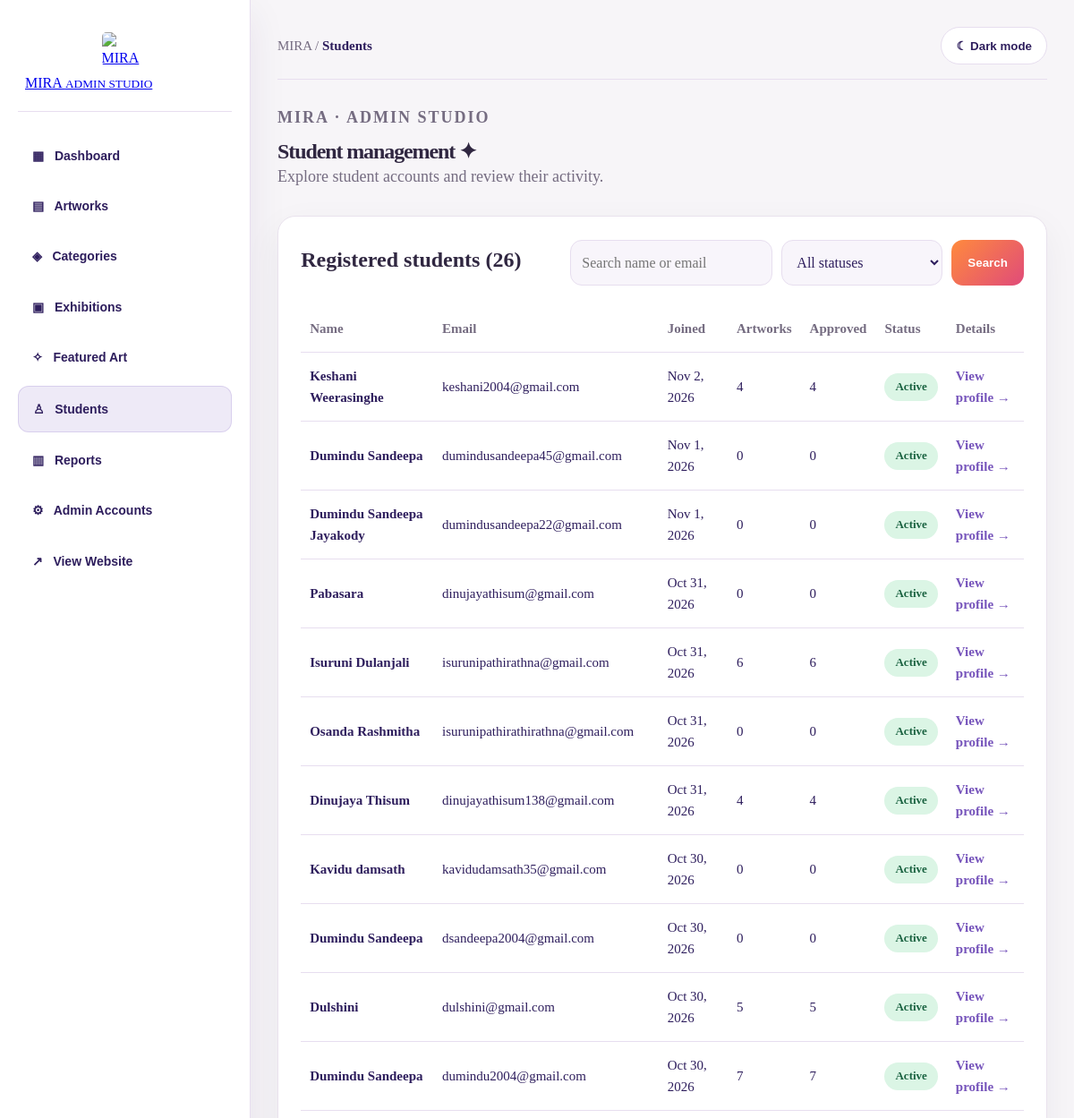
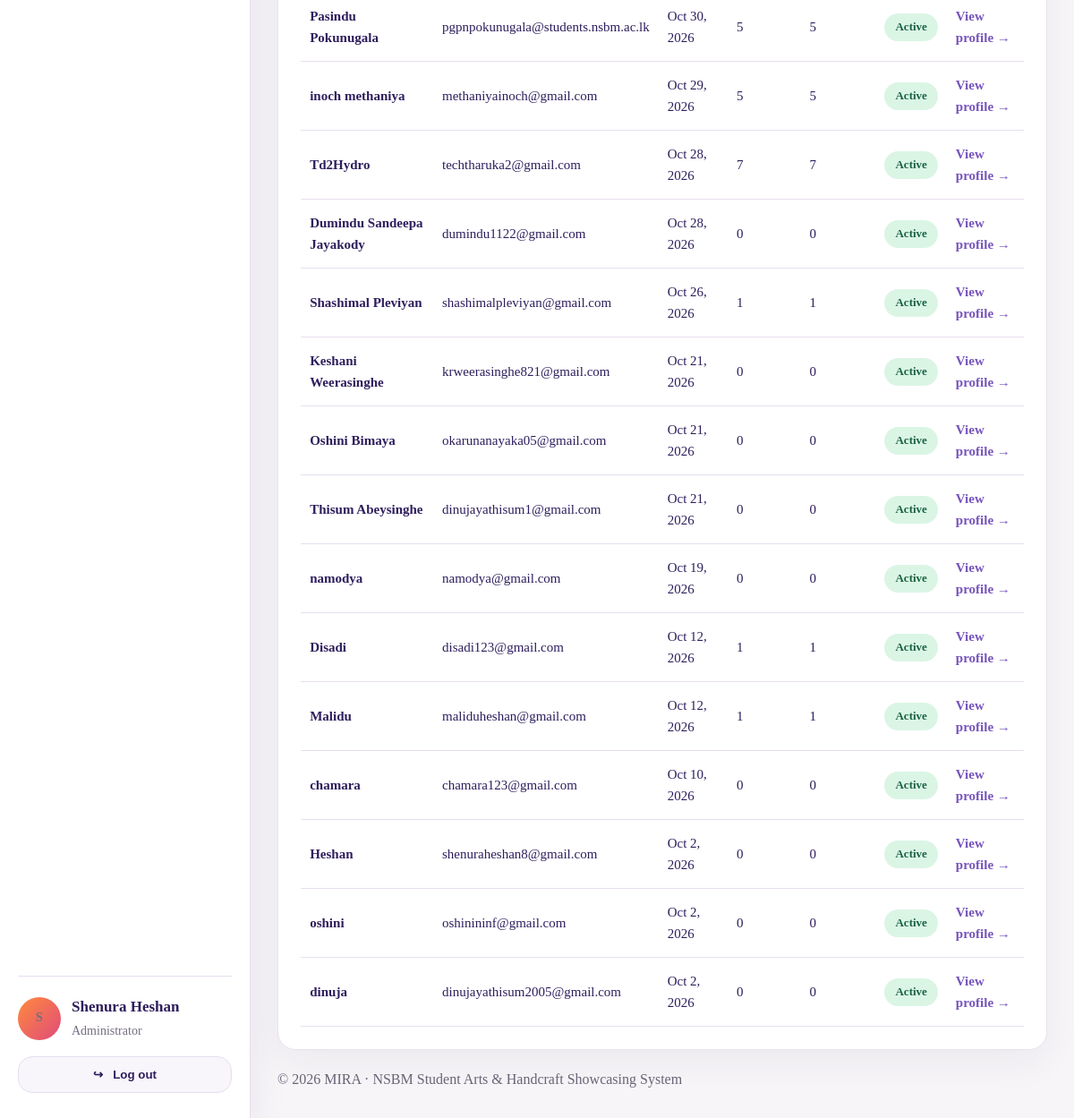
Page /admin/students.php (signed in) on the committed database (2 pictures, top to bottom).
### tables this page shows
CREATE TABLE `users` (
  `USER_ID` int(11) NOT NULL,
  `FULL_NAME` varchar(100) NOT NULL,
  `EMAIL` varchar(250) NOT NULL,
  `PASSWORD` varchar(200) NOT NULL,
  `ROLE` enum('STUDENT','ARTIST','ADMIN') DEFAULT 'STUDENT',
  `CREATED_AT` timestamp NOT NULL DEFAULT current_timestamp(),
  `ABOUT_ARTIST` text DEFAULT NULL,
  `PROFILE_PHOTO` varchar(255) DEFAULT NULL,
  `COVER_PHOTO` varchar(255) DEFAULT NULL,
  `account_status` varchar(20) NOT NULL DEFAULT 'active',
  `profile_image` varchar(255) DEFAULT NULL
);

### admin/auth.php (called while the page is built, shortened)
<?php
require __DIR__ . '/../db.php';
$uid = (int)$_SESSION['user_id'];
$stmt = $conn->prepare('SELECT FULL_NAME, ROLE, account_status FROM users WHERE USER_ID = ? LIMIT 1');
$stmt->bind_param('i', $uid); $stmt->execute(); $record = $stmt->get_result()->fetch_assoc(); $stmt->close();
$adminName = $record['FULL_NAME'];
function h($value) { return htmlspecialchars((string)$value, ENT_QUOTES | ENT_SUBSTITUTE, 'UTF-8'); }

### admin/students.php (the view, shortened to what this page needs)
<?php
require __DIR__ . '/auth.php';
$search = trim((string)($_GET['q'] ?? ''));
$status = (string)($_GET['status'] ?? 'all');
$like='%'.$search.'%';
$query = "SELECT u.USER_ID, u.FULL_NAME, u.EMAIL, u.CREATED_AT, u.account_status,
 (SELECT COUNT(*) FROM artworks a WHERE a.user_id=u.USER_ID) artwork_count,
 (SELECT COUNT(*) FROM artworks a WHERE a.user_id=u.USER_ID AND LOWER(a.status)='approved') approved_count
 FROM users u WHERE UPPER(u.ROLE) IN ('STUDENT','ARTIST') AND (u.FULL_NAME LIKE ? OR u.EMAIL LIKE ?)";
$query.=' ORDER BY u.CREATED_AT DESC, u.USER_ID DESC';
$stmt=$conn->prepare($query);
if ($status==='all') $stmt->bind_param('ss',$like,$like); else $stmt->bind_param('sss',$like,$like,$status);
$stmt->execute();$students=$stmt->get_result()->fetch_all(MYSQLI_ASSOC);$stmt->close();
$activeAdminPage='students';
?><!DOCTYPE html><html lang="en"><head><meta charset="utf-8"><meta name="viewport" content="width=device-width, initial-scale=1"><title>Students | MIRA Admin</title>
<link rel="stylesheet" href="admin.css"><link rel="stylesheet" href="students.css"><script src="admin.js" defer></script><link rel="stylesheet" href="../mira-design-system.css?v=1">
<link rel="stylesheet" href="mira-admin-polish.css?v=1">
</head>
<body class="admin-page"><div class="admin-layout"><?php require __DIR__.'/sidebar.php'; ?><main class="admin-main">
<header class="admin-topbar"><p class="admin-breadcrumb">MIRA / <strong>Students</strong></p><button id="themeToggle" class="admin-theme-toggle" type="button">☾ Dark mode</button></header>
<section class="admin-hero"><p class="admin-hero-label">MIRA · ADMIN STUDIO</p><h1>Student management ✦</h1><p>Explore student accounts and review their activity.</p></section>
<section class="admin-panel"><div class="student-head"><h2>Registered students (<?=count($students)?>)</h2><form method="get" class="student-filters"><input name="q" value="<?=h($search)?>" placeholder="Search name or email" aria-label="Search students"><select name="status" aria-label="Account status"><option value="all" <?=$status==='all'?'selected':''?>>All statuses</option><option value="active" <?=$status==='active'?'selected':''?>>Active</option><option value="suspended" <?=$status==='suspended'?'selected':''?>>Suspended</option></select><button type="submit">Search</button></form></div>
<div class="admin-table-scroll"><table class="admin-table"><thead><tr><th>Name</th><th>Email</th><th>Joined</th><th>Artworks</th><th>Approved</th><th>Status</th><th>Details</th></tr></thead><tbody>
<?php foreach($students as $s):?><tr><td><strong><?=h($s['FULL_NAME'])?></strong></td><td><?=h($s['EMAIL'])?></td><td><?=h(date('M j, Y',strtotime($s['CREATED_AT'])))?></td><td><?=(int)$s['artwork_count']?></td><td><?=(int)$s['approved_count']?></td><td><span class="student-pill <?=$s['account_status']==='active'?'is-active':'is-suspended'?>"><?=h(ucfirst($s['account_status']))?></span></td><td><a class="student-link" href="student-details.php?id=<?=(int)$s['USER_ID']?>">View profile →</a></td></tr><?php endforeach; ?>
<?php if (!$students):?><tr><td colspan="7">No students match your search.</td></tr><?php endif;?></tbody></table></div></section>
<footer class="admin-footer">© <?=date('Y')?> MIRA · NSBM Student Arts &amp; Handcraft Showcasing System</footer></main></div></body></html>

### admin/sidebar.php (shortened to what this page needs)
<?php
$activeAdminPage = $activeAdminPage ?? '';
$displayName = $adminName ?? ($_SESSION['full_name'] ?? 'Administrator');
$initialLetter = function_exists('mb_substr')
    ? mb_substr($displayName, 0, 1)
    : substr($displayName, 0, 1);
?>
<aside class="admin-sidebar">
    <a class="admin-brand"
       href="dashboard.php"
       aria-label="MIRA Admin Dashboard">
        <span class="mira-admin-brand-logo">
            <img src="../Assets/mira-logo-light.jpeg"
                 alt="MIRA"
                 class="admin-brand-img mira-logo-for-light">
        </span>
        <span class="brand-copy">
            MIRA
            <small>ADMIN STUDIO</small>
        </span>
    </a>
    <nav class="admin-nav" aria-label="Admin sections">
        <a href="dashboard.php"
           <?= $activeAdminPage === 'dashboard'
               ? 'class="active" aria-current="page"'
               : '' ?>>
            ▦ &nbsp; Dashboard
        </a>
        <a href="artworks.php"
           <?= $activeAdminPage === 'artworks'
               ? 'class="active" aria-current="page"'
               : '' ?>>
            ▤ &nbsp; Artworks
        </a>
        <a href="categories.php"
           <?= $activeAdminPage === 'categories'
               ? 'class="active" aria-current="page"'
               : '' ?>>
            ◈ &nbsp; Categories
        </a>
        <a href="events.php"
           <?= $activeAdminPage === 'events'
               ? 'class="active" aria-current="page"'
               : '' ?>>
            ▣ &nbsp; Exhibitions
        </a>
        <a href="featured.php"
           <?= $activeAdminPage === 'featured'
               ? 'class="active" aria-current="page"'
               : '' ?>>
            ✧ &nbsp; Featured Art
        </a>
        <a href="students.php"
           <?= $activeAdminPage === 'students'
               ? 'class="active" aria-current="page"'
               : '' ?>>
            ♙ &nbsp; Students
        </a>
        <a href="reports.php"
           <?= $activeAdminPage === 'reports'
               ? 'class="active" aria-current="page"'
               : '' ?>>
            ▥ &nbsp; Reports
        </a>
        <a href="create-admin.php"
           <?= $activeAdminPage === 'create-admin'
               ? 'class="active" aria-current="page"'
               : '' ?>>
            ⚙ &nbsp; Admin Accounts
        </a>
        <a href="../user-home.php" target="_blank" rel="noopener noreferrer">↗ &nbsp; View Website</a>
    </nav>
    <div class="admin-user-box">
        <div class="admin-user">
            <span class="admin-avatar" aria-hidden="true">
                <?= htmlspecialchars(
                    strtoupper($initialLetter),
                    ENT_QUOTES,
                    'UTF-8'
                ) ?>
            </span>
            <div>
                <strong>
                    <?= htmlspecialchars(
                        $displayName,
                        ENT_QUOTES,
                        'UTF-8'
                    ) ?>
                </strong>
                <span>Administrator</span>
            </div>
        </div>
        <form method="post" action="logout.php">
            <button class="logout-button" type="submit">
                ↪ &nbsp; Log out
            </button>
        </form>
    </div>
</aside>

### admin/admin.css (style rules this page uses)
:root { --bg: #f5f2f7; --surface: #ffffff; --surface-soft: #f8f5fb; --text: #2e1e5d; --muted: #756c81; --border: #e7deef; --accent-1: #ff8a3d; --accent-2: #e04b7a; --accent-3: #7654bb; --shadow: 0 15px 40px rgba(46, 30, 93, 0.08); --glass: rgba(255, 255, 255, 0.55); }
* { margin: 0; padding: 0; box-sizing: border-box; }
body.admin-page { font-family: "Cormorant Garamond", serif; background: var(--bg); color: var(--text); min-height: 100vh; line-height: 1.6; }
.admin-layout { display: grid; grid-template-columns: 280px 1fr; min-height: 100vh; }
.admin-sidebar { background: var(--surface); border-right: 1px solid var(--border); padding: 28px 20px; display: flex; flex-direction: column; gap: 24px; box-shadow: var(--shadow); }
.admin-brand { display: flex; flex-direction: column; gap: 6px; padding: 8px 8px 18px; border-bottom: 1px solid var(--border); }
.admin-nav { display: flex; flex-direction: column; gap: 10px; }
.admin-nav a { display: flex; align-items: center; justify-content: space-between; gap: 14px; padding: 14px 16px; border-radius: 18px; text-decoration: none; color: var(--text); font-size: 17px; font-weight: 600; transition: 0.25s ease; }
.admin-nav a.active { background: rgba(118, 84, 187, 0.12); color: var(--text); border: 1px solid rgba(118, 84, 187, 0.18); }
.admin-user-box { margin-top: auto; border-top: 1px solid var(--border); padding-top: 20px; }
.admin-user { display: flex; align-items: center; gap: 12px; margin-bottom: 16px; }
.admin-avatar { width: 48px; height: 48px; border-radius: 50%; display: grid; place-items: center; color: white; font-size: 18px; font-weight: 700; background: linear-gradient(135deg, var(--accent-1), var(--accent-2)); }
.admin-user strong { display: block; color: var(--text); font-size: 17px; }
.admin-user span { color: var(--muted); font-size: 14px; }
.logout-button { display: inline-flex; align-items: center; justify-content: center; width: 100%; padding: 12px 16px; border-radius: 16px; text-decoration: none; color: var(--text); background: var(--surface-soft); border: 1px solid var(--border); font-weight: 600; transition: 0.25s ease; }
.admin-main { padding: 28px; }
.admin-topbar { display: flex; justify-content: space-between; align-items: center; gap: 18px; margin-bottom: 28px; padding-bottom: 16px; border-bottom: 1px solid var(--border); }
.admin-breadcrumb { color: var(--muted); font-size: 15px; }
.admin-breadcrumb strong { color: var(--text); }
.admin-theme-toggle { height: 42px; padding: 0 16px; border-radius: 22px; border: 1px solid var(--border); background: var(--surface); color: var(--text); cursor: pointer; font-weight: 600; }
.admin-hero { margin-bottom: 28px; }
.admin-hero-label { margin-bottom: 10px; color: var(--accent-2); font-size: 12px; font-weight: 700; letter-spacing: 4px; text-transform: uppercase; }
.admin-hero p { color: var(--muted); font-size: 18px; }
.admin-panel { background: var(--surface); border: 1px solid var(--border); border-radius: 26px; padding: 24px; box-shadow: var(--shadow); }
.admin-table { width: 100%; border-collapse: collapse; }
.admin-table th, .admin-table td { text-align: left; padding: 14px 10px; border-bottom: 1px solid var(--border); font-size: 15px; }
.admin-table th { color: var(--muted); font-weight: 700; }
.admin-table td { color: var(--text); }
.mira-logo-for-light { display:inline-block!important }
.mira-admin-brand-logo { display:inline-flex;align-items:center;justify-content:center;flex:0 0 auto }
.admin-brand .admin-brand-img { width:52px;height:38px;object-fit:contain;border-radius:5px }

### admin/mira-admin-polish.css (style rules this page uses)
.admin-sidebar { min-width:0 }
.admin-brand { overflow:hidden }
.admin-nav { gap:6px!important }
.admin-nav a { font-family:Arial,Helvetica,sans-serif;font-size:14px!important }
.admin-hero { margin-bottom:30px!important }
.admin-hero-label { letter-spacing:2px!important }
.admin-footer { opacity:.7;padding-top:20px }

### rows in the picture
users: FULL_NAME "S", FULL_NAME "Shenura Heshan"
users: FULL_NAME "Keshani Weerasinghe", EMAIL "keshani2004@gmail.com", CREATED_AT "Nov 2, 2026", artwork_count "4", approved_count "4", account_status "Active"
users: FULL_NAME "Dumindu Sandeepa", EMAIL "dumindusandeepa45@gmail.com", CREATED_AT "Nov 1, 2026", artwork_count "0", approved_count "0", account_status "Active"
users: FULL_NAME "Dumindu Sandeepa Jayakody", EMAIL "dumindusandeepa22@gmail.com", CREATED_AT "Nov 1, 2026", artwork_count "0", approved_count "0", account_status "Active"
users: FULL_NAME "Pabasara", EMAIL "dinujayathisum@gmail.com", CREATED_AT "Oct 31, 2026", artwork_count "0", approved_count "0", account_status "Active"
users: FULL_NAME "Isuruni Dulanjali", EMAIL "isurunipathirathna@gmail.com", CREATED_AT "Oct 31, 2026", artwork_count "6", approved_count "6", account_status "Active"
users: FULL_NAME "Osanda Rashmitha", EMAIL "isurunipathirathirathna@gmail.com", CREATED_AT "Oct 31, 2026", artwork_count "0", approved_count "0", account_status "Active"
users: FULL_NAME "Dinujaya Thisum", EMAIL "dinujayathisum138@gmail.com", CREATED_AT "Oct 31, 2026", artwork_count "4", approved_count "4", account_status "Active"
users: FULL_NAME "Kavidu damsath", EMAIL "kavidudamsath35@gmail.com", CREATED_AT "Oct 30, 2026", artwork_count "0", approved_count "0", account_status "Active"
users: FULL_NAME "Dumindu Sandeepa", EMAIL "dsandeepa2004@gmail.com", CREATED_AT "Oct 30, 2026", artwork_count "0", approved_count "0", account_status "Active"
users: FULL_NAME "Dulshini", EMAIL "dulshini@gmail.com", CREATED_AT "Oct 30, 2026", artwork_count "5", approved_count "5", account_status "Active"
users: FULL_NAME "Dumindu Sandeepa", EMAIL "dumindu2004@gmail.com", CREATED_AT "Oct 30, 2026", artwork_count "7", approved_count "7", account_status "Active"
users: FULL_NAME "Pasindu Pokunugala", EMAIL "pgpnpokunugala@students.nsbm.ac.lk", CREATED_AT "Oct 30, 2026", artwork_count "5", approved_count "5", account_status "Active"
users: FULL_NAME "inoch methaniya", EMAIL "methaniyainoch@gmail.com", CREATED_AT "Oct 29, 2026", artwork_count "5", approved_count "5", account_status "Active"
users: FULL_NAME "Td2Hydro", EMAIL "techtharuka2@gmail.com", CREATED_AT "Oct 28, 2026", artwork_count "7", approved_count "7", account_status "Active"
users: FULL_NAME "Dumindu Sandeepa Jayakody", EMAIL "dumindu1122@gmail.com", CREATED_AT "Oct 28, 2026", artwork_count "0", approved_count "0", account_status "Active"
users: FULL_NAME "Shashimal Pleviyan", EMAIL "shashimalpleviyan@gmail.com", CREATED_AT "Oct 26, 2026", artwork_count "1", approved_count "1", account_status "Active"
users: FULL_NAME "Keshani Weerasinghe", EMAIL "krweerasinghe821@gmail.com", CREATED_AT "Oct 21, 2026", artwork_count "0", approved_count "0", account_status "Active"
users: FULL_NAME "Oshini Bimaya", EMAIL "okarunanayaka05@gmail.com", CREATED_AT "Oct 21, 2026", artwork_count "0", approved_count "0", account_status "Active"
users: FULL_NAME "Thisum Abeysinghe", EMAIL "dinujayathisum1@gmail.com", CREATED_AT "Oct 21, 2026", artwork_count "0", approved_count "0", account_status "Active"
users: FULL_NAME "namodya", EMAIL "namodya@gmail.com", CREATED_AT "Oct 19, 2026", artwork_count "0", approved_count "0", account_status "Active"
users: FULL_NAME "Disadi", EMAIL "disadi123@gmail.com", CREATED_AT "Oct 12, 2026", artwork_count "1", approved_count "1", account_status "Active"
users: FULL_NAME "Malidu", EMAIL "maliduheshan@gmail.com", CREATED_AT "Oct 12, 2026", artwork_count "1", approved_count "1", account_status "Active"
users: FULL_NAME "chamara", EMAIL "chamara123@gmail.com", CREATED_AT "Oct 10, 2026", artwork_count "0", approved_count "0", account_status "Active"
users: FULL_NAME "Heshan", EMAIL "shenuraheshan8@gmail.com", CREATED_AT "Oct 2, 2026", artwork_count "0", approved_count "0", account_status "Active"
users: FULL_NAME "oshini", EMAIL "oshinininf@gmail.com", CREATED_AT "Oct 2, 2026", artwork_count "0", approved_count "0", account_status "Active"
users: FULL_NAME "dinuja", EMAIL "dinujayathisum2005@gmail.com", CREATED_AT "Oct 2, 2026", artwork_count "0", approved_count "0", account_status "Active"

### other values in the picture
count($students) "26"
